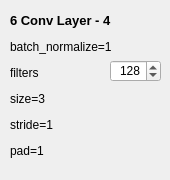
        <widget class="QWidget" name="tabWidgetPage7">
         <attribute name="title">
          <string/>
         </attribute>
         <widget class="QLabel" name="TrainWigLabel_6">
          <property name="geometry">
           <rect>
            <x>10</x>
            <y>10</y>
            <width>141</width>
            <height>21</height>
           </rect>
          </property>
          <property name="text">
           <string>&lt;html&gt;&lt;head/&gt;&lt;body&gt;&lt;p&gt;&lt;span style=&quot; font-size:10pt; font-weight:600;&quot;&gt;6 Conv Layer - 4&lt;/span&gt;&lt;/p&gt;&lt;/body&gt;&lt;/html&gt;</string>
          </property>
         </widget>
         <widget class="QLabel" name="TrainWigLabel_23">
          <property name="geometry">
           <rect>
            <x>10</x>
            <y>40</y>
            <width>151</width>
            <height>131</height>
           </rect>
          </property>
          <property name="text">
           <string>&lt;html&gt;&lt;head/&gt;&lt;body&gt;&lt;p&gt;batch_normalize=1&lt;/p&gt;&lt;p&gt;filters&lt;/p&gt;&lt;p&gt;size=3&lt;/p&gt;&lt;p&gt;stride=1&lt;/p&gt;&lt;p&gt;pad=1&lt;/p&gt;&lt;p&gt;activation=leaky&lt;/p&gt;&lt;/body&gt;&lt;/html&gt;</string>
          </property>
         </widget>
         <widget class="QSpinBox" name="spinBoxConv4">
          <property name="geometry">
           <rect>
            <x>110</x>
            <y>60</y>
            <width>51</width>
            <height>22</height>
           </rect>
          </property>
          <property name="alignment">
           <set>Qt::AlignRight|Qt::AlignTrailing|Qt::AlignVCenter</set>
          </property>
          <property name="buttonSymbols">
           <enum>QAbstractSpinBox::UpDownArrows</enum>
          </property>
          <property name="minimum">
           <number>1</number>
          </property>
          <property name="maximum">
           <number>4096</number>
          </property>
          <property name="singleStep">
           <number>16</number>
          </property>
          <property name="value">
           <number>128</number>
          </property>
         </widget>
        </widget>
